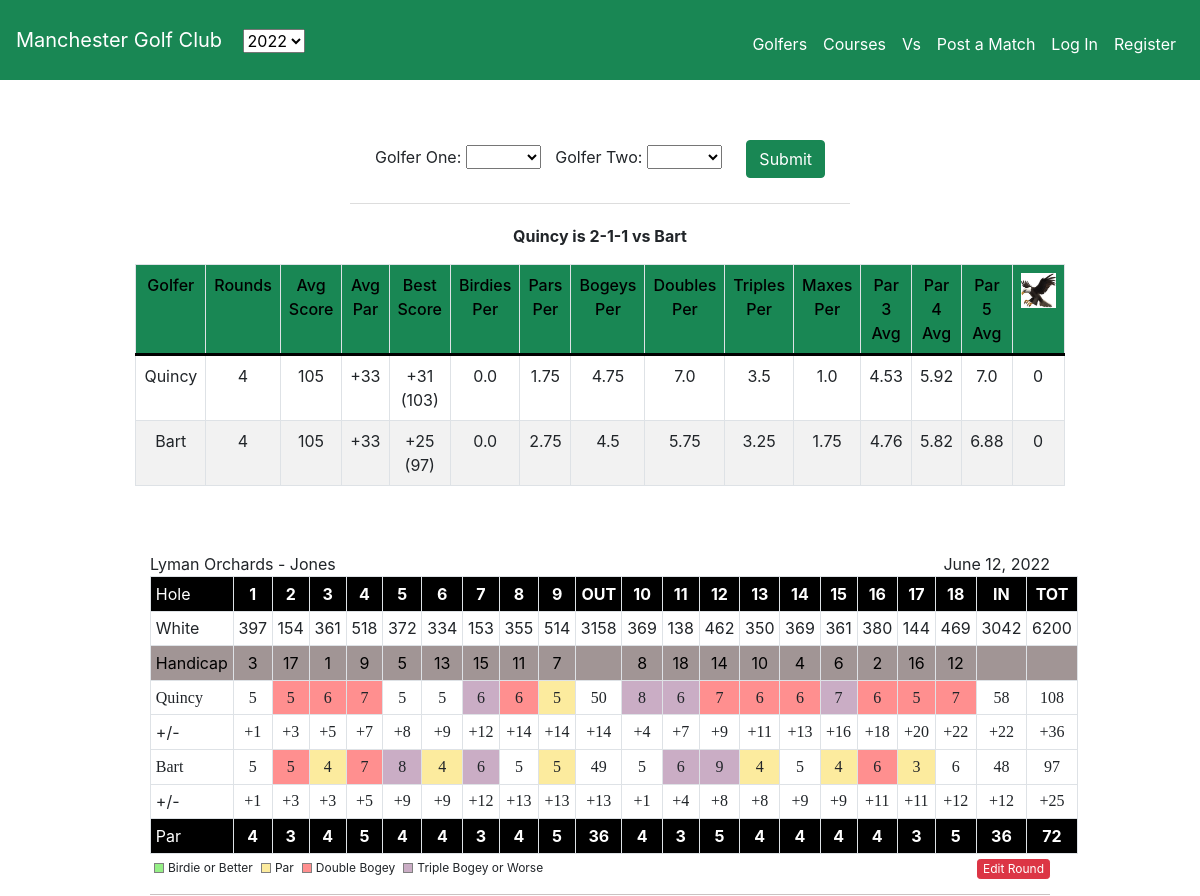
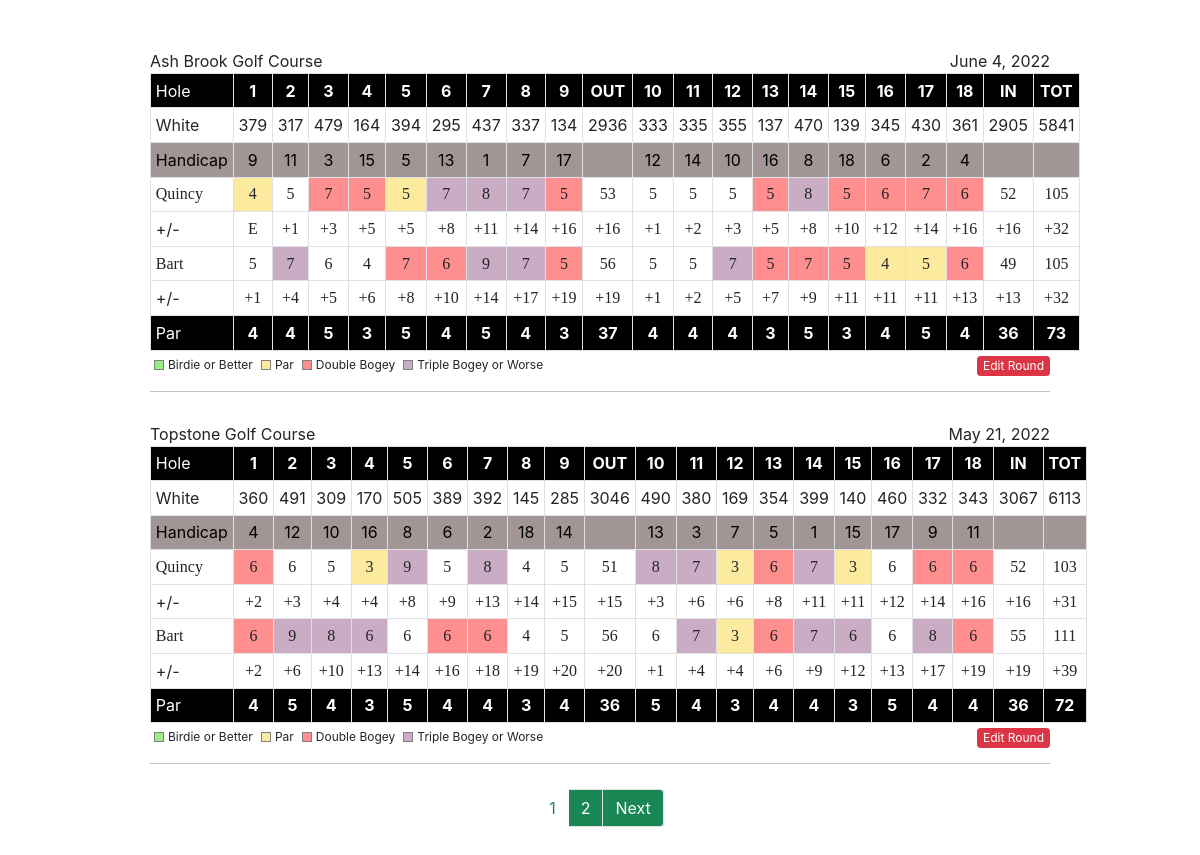
/vs/Quincy/Bart/, run on the app's committed database (2 pictures, top to bottom).
### golf/models.py (models this page shows, shortened)
class User(AbstractUser):
    has_rounds = models.BooleanField(default=False)
    def __str__(self):
        return f"{self.first_name}"

class Round(models.Model):
    golfer = models.ForeignKey(
        User, on_delete=models.CASCADE, related_name="users_rounds")
    course = models.ForeignKey(Course, on_delete=models.CASCADE)
    date = models.DateField()
    match = models.IntegerField(default=0)
    solo_round = models.BooleanField(default=False)

class Course(models.Model):
    name = models.CharField(max_length=50)
    WHITE = 'White'
    BLUE = 'Blue'
    RED = 'Red'
    BLACK = 'Black'
    TEE_CHOICES = [
        (WHITE, 'White'),
        (BLUE, 'Blue'),
        (RED, 'Red'),
        (BLACK, 'Black')
    ]
    tees = models.CharField(max_length=6, choices=TEE_CHOICES, default=WHITE)
    course_rating = models.DecimalField(max_digits=3, decimal_places=1)
    slope = models.IntegerField()
    front_par = models.IntegerField()
    back_par = models.IntegerField()
    par = models.IntegerField()
    front_yardage = models.IntegerField()
    back_yardage = models.IntegerField()
    yardage = models.IntegerField()
    abbreviation = models.CharField(max_length=10)
    def __str__(self):
        return f"{self.name}"

### golf/views.py (the view)
# urls.py: path("vs/<str:golfer1>/<str:golfer2>/", views.vs, name="2020_vs"),
def vs(request, golfer1, golfer2):
    if golfer1 == golfer2:
        message = "Must select two separate golfers."
        return render(request, "golf/error.html", {'message': message})
    all_golfers = User.objects.filter(has_rounds=True).order_by('first_name')
    golfer_one = User.objects.get(first_name=golfer1)
    golfer_two = User.objects.get(first_name=golfer2)
    golfer_one_rounds = Round.objects.filter(
        golfer=golfer_one, date__year=2022)
    golfer_two_rounds = Round.objects.filter(
        golfer=golfer_two, date__year=2022)
    if len(golfer_one_rounds) == 0 or len(golfer_two_rounds) == 0:
        message = 'The selected golfers have not played each other.'
        return render(request, "golf/error.html", {'message': message})
    golfer_one_match_ids = []
    golfer_two_match_ids = []
    for this_round in golfer_one_rounds:
        if this_round.match not in golfer_one_match_ids:
            golfer_one_match_ids.append(this_round.match)
    for this_round in golfer_two_rounds:
        if this_round.match not in golfer_two_match_ids:
            golfer_two_match_ids.append(this_round.match)
    cumulative_match_ids = []
    for id in golfer_one_match_ids:
        if id in golfer_two_match_ids:
            cumulative_match_ids.append(id)
    if len(cumulative_match_ids) == 0:
        message = 'The selected golfers have not played each other.'
        return render(request, "golf/error.html", {'message': message})
    golfer_one_rounds = \
        Round.objects.filter(golfer=golfer_one, date__year=2022,
                             match__in=cumulative_match_ids).order_by('-date')
    golfer_two_rounds = \
        Round.objects.filter(golfer=golfer_two, date__year=2022,
                             match__in=cumulative_match_ids).order_by('-date')
    golfer_one_stats = get_stats(golfer_one_rounds)
    golfer_two_stats = get_stats(golfer_two_rounds)
    both_golfers_rounds = [golfer_one_rounds, golfer_two_rounds]
    scorecards = get_vs_scorecards(both_golfers_rounds)
    match_checker = {'golfer_one_wins': 0, 'golfer_two_wins': 0, 'ties': 0}
    for scorecard in scorecards:
        if scorecard['strokes_one'][-1] < scorecard['strokes_two'][-1]:
            match_checker['golfer_one_wins'] += 1
        elif scorecard['strokes_one'][-1] > scorecard['strokes_two'][-1]:
            match_checker['golfer_two_wins'] += 1
        else:
            match_checker['ties'] += 1
    golfer_one_wins = match_checker['golfer_one_wins']
    golfer_two_wins = match_checker['golfer_two_wins']
    ties = match_checker['ties']
    if golfer_one_wins >= golfer_two_wins:
        winner = f"{golfer_one} is {golfer_one_wins}"
        loser = f"-{golfer_two_wins}-{ties} vs {golfer_two}"
        record = winner + loser
    else:
        winner = f"{golfer_two} is {golfer_two_wins}"
        loser = f"-{golfer_one_wins}-{ties} vs {golfer_one}"
        record = winner + loser
    if golfer_one_stats[2] > golfer_two_stats[2]:
        buffer = golfer_one_stats
        golfer_one_stats = golfer_two_stats
        golfer_two_stats = buffer
    scorecards = Paginator(scorecards, 3)
    page_number = request.GET.get('page')
    this_page_scorecard = scorecards.get_page(page_number)
    context = {'stats_one': golfer_one_stats, 'stats_two': golfer_two_stats,
               'scorecards': this_page_scorecard,
               'course_length': range(1, 10), 'all_golfers': all_golfers,
               'golfer_one': golfer_one, 'golfer_two': golfer_two,
               'record': record}
    return render(request, "golf/vs.html", context)

### golf/helpers.py (called while the page is built)
def par_shift(score: int) -> str:
    if score > 0:
        return f"+{score}"
    elif score == 0:
        return "E"
    else:
        return str(score)

### golf/templates/golf/vs.html (shortened to what this page needs)
{% extends "golf/layout.html" %}
{% load static %}
{% block main %}
<div id="vs-selector" class="container-sm">
    <div class="grid">
        <div>
            <label for="golfer-name-one" id="golfer-label">Golfer One: </label>
            <select name="golfer-name-one" id="golfer-name-one">
            </select>
            <label for="golfer-name-two" id="golfer-label">Golfer Two: </label>
            <select name="golfer-name-two" id="golfer-name-two">
            </select>
            <button id="vs-submit-button" type="submit" class="btn btn-success btn-med">Submit</button>
        </div>
    </div>
</div>
<p><strong>{{ record }}</strong></p>
<table id="stats" class="table table-bordered standings">
    <thead class="success">
        <tr class="stats-header">
            <td class="stat">Golfer</td>
            <td class="stat">Rounds</td>
            <td class="stat">Avg Score</td>
            <td class="stat">Avg Par</td>
            <td class="stat">Best Score</td>
            <td class="stat">Birdies Per</td>
            <td class="stat">Pars Per</td>
            <td class="stat">Bogeys Per</td>
            <td class="stat">Doubles Per</td>
            <td class="stat">Triples Per</td>
            <td class="stat">Maxes Per</td>
            <td class="stat">Par 3 Avg</td>
            <td class="stat">Par 4 Avg</td>
            <td class="stat">Par 5 Avg</td>
            <td class="stat"><img src="{% static 'golf/eagle.png' %}" alt="eagle" width=35 height=35></td>
        </tr>
    </thead>
    <tr>
        {% for stat in stats_one %}
        <td class="stat">{{ stat }}</td>
        {% endfor %}
    </tr>
    <tr>
        {% for stat in stats_two %}
        <td class="stat">{{ stat }}</td>
        {% endfor %}
    </tr>
</table>
<div id="content" class="container-sm">
    {% for scorecard in scorecards %}
    <div id="scorecard" class="scorecard-view">
        <p class="scorecard-course-name">{{ scorecard.round.course }}</p>
        <p class="scorecard-course-date">{{ scorecard.round.date }}</p>
        <table class="table table-sm table-bordered scorecard-table">
            <tr class="holes-row">
                <th class="scorecard-header">Hole</th>
                {% for i in course_length %}
                <th>{{ i }}</th>
                {% endfor %}
                <th>OUT</th>
                {% for i in course_length %}
                <th>{{ i|add:"9" }}</th>
                {% endfor %}
                <th>IN</th>
                <th>TOT</th>
            </tr>
            <tr class="yardages-row">
                <td class="scorecard-header">{{ scorecard.course.tees }}</td>
                {% for yard in scorecard.yardages|slice:"0:9" %}
                <td>{{ yard }}</td>
                {% endfor %}
                <td>{{ scorecard.course.front_yardage }}</td>
                {% for yard in scorecard.yardages|slice:"9:" %}
                <td>{{ yard }}</td>
                {% endfor %}
                <td>{{ scorecard.course.back_yardage }}</td>
                <td>{{ scorecard.course.yardage }}</td>
            </tr>
            <tr class="handicap-row">
                <td class="scorecard-header">Handicap</td>
                {% for handicap in scorecard.handicaps|slice:":9" %}
                <td>{{ handicap }}</td>
                {% endfor %}
                <td></td>
                {% for handicap in scorecard.handicaps|slice:"9:" %}
                <td>{{ handicap }}</td>
                {% endfor %}
                <td></td>
                <td></td>
            </tr>
            <tr class="handwritten-score strokes">
                <td class="scorecard-header">{{ golfer_one.first_name }}</td>
                {% for stroke, score in scorecard.zipped_scores_one %}
                {% if score >= 3 %}
                <td class="triple-bogey-or-worse">{{ stroke }}</td>
                {% elif score == 2 %}
                <td class="double-bogey">{{ stroke }}</td>
                {% elif score == 0 %}
                <td class="par">{{ stroke }}</td>
                {% elif score < 0 %} <td class="birdie-or-better">{{ stroke }}</td>
                    {% else %}
                    <td class="bogey">{{ stroke }}</td>
                    {% endif %}
                    {% endfor %}
            </tr>
            <tr>
                <td class="scorecard-header">+/-</td>
                {% for par in scorecard.to_pars_one %}
                <td class="handwritten-score bogey">{{ par }}</td>
                {% endfor %}
            </tr>
            <tr class="handwritten-score strokes">
                <td class="scorecard-header">{{ golfer_two.first_name }}</td>
                {% for stroke, score in scorecard.zipped_scores_two %}
                {% if score >= 3 %}
                <td class="triple-bogey-or-worse">{{ stroke }}</td>
                {% elif score == 2 %}
                <td class="double-bogey">{{ stroke }}</td>
                {% elif score == 0 %}
                <td class="par">{{ stroke }}</td>
                {% elif score < 0 %} <td class="birdie-or-better">{{ stroke }}</td>
                    {% else %}
                    <td class="bogey">{{ stroke }}</td>
                    {% endif %}
                    {% endfor %}
            </tr>
            <tr>
                <td class="scorecard-header">+/-</td>
                {% for par in scorecard.to_pars_two %}
                <td class="handwritten-score bogey">{{ par }}</td>
                {% endfor %}
            </tr>
            <tr class="holes-row">
                <td class="scorecard-header">Par</td>
                {% for par in scorecard.pars|slice:":9" %}
                <td>{{ par }}</td>
                {% endfor %}
                <td>{{ scorecard.course.front_par }}</td>
                {% for par in scorecard.pars|slice:"9:" %}
                <td>{{ par }}</td>
                {% endfor %}
                <td>{{ scorecard.course.back_par }}</td>
                <td>{{ scorecard.course.par }}</td>
            </tr>
        </table>
        <form action="{% url 'edit' scorecard.round.match %}">
            <button class="btn btn-danger btn-sm" type="submit" id="edit-round" value="Edit Round">Edit Round</button>
        </form>
        <div class="score-key">
            <div class="birdie-key">
                <div class="birdie-box"></div>
                <span class="score-label">Birdie or Better</span>
            </div>
            <div class="par-key">
                <div class="par-box"></div>
                <span class="score-label">Par</span>
            </div>
            <div class="double-bogey-key">
                <div class="double-bogey-box"></div>
                <span class="score-label">Double Bogey</span>
            </div>
            <div class="triple-or-worse-key">
                <div class="triple-or-worse-box"></div>
                <span class="score-label">Triple Bogey or Worse</span>
            </div>
        </div>
    </div>
</div>
{% endfor %}
{% if scorecards.paginator.num_pages > 1 %}
<nav aria-label="scorecard-pages" class="rounds-paginator">
    <ul class="pagination">
        <li class="page-item active" aria-current="page">
            <a class="page-link" href="?page={{ scorecards.number }}">
                {{ scorecards.number }}</a>
        </li>
        {% if scorecards.has_next %}
        <li class="page-item">
            <a class="page-link" href="?page={{ scorecards.next_page_number }}">
                {{scorecards.next_page_number }}
            </a>
        </li>
        {% endif %}
        {% if scorecards.has_next %}
        <li class="page-item">
            <a class="page-link" href="?page={{ scorecards.next_page_number }}">Next</a>
        </li>
        {% endif %}
    </ul>
</nav>
{% endif %}
{% endblock %}

### golf/static/golf/styles.css (style rules this page uses)
.grid { display: grid; place-items: center; padding: 15px; }
.scorecard-view { margin: 0 auto; width: 900px; font-size: medium; text-align: center; padding-top: 30px; padding-bottom: 15px; border-bottom: #cac2c2 1px solid; }
.holes-row { color: white; background-color: black; text-align: center; font-weight: bold; }
.yardages-row { text-align: center; }
.handicap-row { text-align: center; color: black; background-color: rgb(161, 149, 149); }
.scorecard-header { text-align: left; font-weight: 400; }
input, button { padding: 7px; }
button { margin: 10px; }
td, th { padding: 5px; border-style: solid; border-color: gray; border-width: 1px; }
th { width: 100px; }
td.triple-bogey-or-worse { background-color: #caadc5; text-align: center; }
td.par { background-color: #fceb9e; text-align: center; }
td.double-bogey { background-color: #ff8f8f; text-align: center; }
td.bogey { text-align: center; }
.handwritten-score { font-family: ink free; font-weight: semibold; }
.scorecard-course-name { margin: 0px; float: left; }
.scorecard-course-date { margin: 0px; float: right; }
.standings tr:nth-of-type(even) { background-color: #f2f2f2; }
.stats-header { color: black; background-color: #198754; font-weight: 500; text-align: center; border-bottom: 3px solid black; }
td.stat { text-align: center; padding: 8px; }
#stats, #averages { padding: 25px; width: 75%; border: 0px; }
#content { margin: 20px; }
#course-selector, #vs-selector { border-bottom: 1px solid #DDDDDD; place-items: center normal; margin: 20px; }
#golfer-label { margin-left: 10px; }
#vs-submit-button { margin-left: 20px; background-color: #198754; border-color: #198754; }
.pagination>li>a { background-color: #198754; color: white; }
.page-item.active .page-link { color: #198754; background-color: white; border: solid 1px white; }
.rounds-paginator { margin-top: 25px; margin-bottom: 50px; }
.birdie-box, .par-box, .double-bogey-box, .triple-or-worse-box { width: 10px; height: 10px; border: solid 1px grey; float: left; margin-top: 4px; margin-right: 4px; }
.birdie-box { background-color: #95ef86; }
.par-box { background-color: #fceb9e; }
.double-bogey-box { background-color: #ff8f8f; }
.triple-or-worse-box { background-color: #caadc5; }
.score-label { font-size: 12px; float: left; }
.score-key { width: 75%; display: flex; margin-right: 0px; }
.birdie-key, .par-key, .double-bogey-key, .triple-or-worse-key { height: 20px; text-align: left; margin-left: 4px; margin-right: 4px; }
.scorecard-table { margin-bottom: 5px; }
#edit-round { float: right; margin: 0px; height: 20px; font-size: 12px; padding: 5px; padding-top: 0px; }

### data on the page
User: first_name "Quincy"
User: first_name "Bart"
Round: round.course "Lyman Orchards - Jones", round "June 12, 2022", course_length "1" "2" "3" "4" "5" "6" "7" "8" "9", course_length "10" "11" "12" "13" "14" "15" "16" "17" "18", course.tees "White", yardages "397" "154" "361" "518" "372" "334" "153" "355" "514", course.front_yardage "3158", yardages "369" "138" "462" "350" "369" "361" "380" "144" "469", course.back_yardage "3042", course.yardage "6200", handicaps "3" "17" "1" "9" "5" "13" "15" "11" "7", handicaps "8" "18" "14" "10" "4" "6" "2" "16" "12", zipped_scores_one "5" "5" "5" "50" "58" "108", zipped_scores_one "5" "6" "7" "6" "7" "6" "6" "6" "5" "7", zipped_scores_one "6" "8" "6" "7", zipped_scores_one "5", to_pars_one "+1" "+3" "+5" "+7" "+8" "+9" "+12" "+14" "+14" "+14" "+4" "+7" "+9" "+11" "+13" "+16" "+18" "+20" "+22" "+22" "+36", zipped_scores_two "5" "5" "49" "5" "5" "6" "48" "97", zipped_scores_two "5" "7" "6", zipped_scores_two "4" "4" "5" "4" "4" "3", zipped_scores_two "8" "6" "6" "9", to_pars_two "+1" "+3" "+3" "+5" "+9" "+9" "+12" "+13" "+13" "+13" "+1" "+4" "+8" "+8" "+9" "+9" "+11" "+11" "+12" "+12" "+25", pars "4" "3" "4" "5" "4" "4" "3" "4" "5", course.front_par "36", pars "4" "3" "5" "4" "4" "4" "4" "3" "5", course.back_par "36", course.par "72"
Round: round.course "Ash Brook Golf Course", round "June 4, 2022", course_length "1" "2" "3" "4" "5" "6" "7" "8" "9", course_length "10" "11" "12" "13" "14" "15" "16" "17" "18", course.tees "White", yardages "379" "317" "479" "164" "394" "295" "437" "337" "134", course.front_yardage "2936", yardages "333" "335" "355" "137" "470" "139" "345" "430" "361", course.back_yardage "2905", course.yardage "5841", handicaps "9" "11" "3" "15" "5" "13" "1" "7" "17", handicaps "12" "14" "10" "16" "8" "18" "6" "2" "4", zipped_scores_one "4" "5", zipped_scores_one "5" "53" "5" "5" "5" "52" "105", zipped_scores_one "7" "5" "5" "5" "5" "6" "7" "6", zipped_scores_one "7" "8" "7" "8", to_pars_one "E" "+1" "+3" "+5" "+5" "+8" "+11" "+14" "+16" "+16" "+1" "+2" "+3" "+5" "+8" "+10" "+12" "+14" "+16" "+16" "+32", zipped_scores_two "5" "6" "4" "56" "5" "5" "49" "105", zipped_scores_two "7" "9" "7" "7", zipped_scores_two "7" "6" "5" "5" "7" "5" "6", zipped_scores_two "4" "5", to_pars_two "+1" "+4" "+5" "+6" "+8" "+10" "+14" "+17" "+19" "+19" "+1" "+2" "+5" "+7" "+9" "+11" "+11" "+11" "+13" "+13" "+32", pars "4" "4" "5" "3" "5" "4" "5" "4" "3", course.front_par "37", pars "4" "4" "4" "3" "5" "3" "4" "5" "4", course.back_par "36", course.par "73"
Round: round.course "Topstone Golf Course", round "May 21, 2022", course_length "1" "2" "3" "4" "5" "6" "7" "8" "9", course_length "10" "11" "12" "13" "14" "15" "16" "17" "18", course.tees "White", yardages "360" "491" "309" "170" "505" "389" "392" "145" "285", course.front_yardage "3046", yardages "490" "380" "169" "354" "399" "140" "460" "332" "343", course.back_yardage "3067", course.yardage "6113", handicaps "4" "12" "10" "16" "8" "6" "2" "18" "14", handicaps "13" "3" "7" "5" "1" "15" "17" "9" "11", zipped_scores_one "6" "6" "6" "6", zipped_scores_one "6" "5" "5" "4" "5" "51" "6" "52" "103", zipped_scores_one "3" "3" "3", zipped_scores_one "9" "8" "8" "7" "7", to_pars_one "+2" "+3" "+4" "+4" "+8" "+9" "+13" "+14" "+15" "+15" "+3" "+6" "+6" "+8" "+11" "+11" "+12" "+14" "+16" "+16" "+31", zipped_scores_two "6" "6" "6" "6" "6", zipped_scores_two "9" "8" "6" "7" "7" "6" "8", zipped_scores_two "6" "4" "5" "56" "6" "6" "55" "111", zipped_scores_two "3", to_pars_two "+2" "+6" "+10" "+13" "+14" "+16" "+18" "+19" "+20" "+20" "+1" "+4" "+4" "+6" "+9" "+12" "+13" "+17" "+19" "+19" "+39", pars "4" "5" "4" "3" "5" "4" "4" "3" "4", course.front_par "36", pars "5" "4" "3" "4" "4" "3" "5" "4" "4", course.back_par "36", course.par "72"

### other printed values
{{ record }} "Quincy is 2-1-1 vs Bart"
{{ stat }} "4" "105" "+33" "+31 (103)" "0.0" "1.75" "4.75" "7.0" "3.5" "1.0" "4.53" "5.92" "7.0" "0"
{{ stat }} "4" "105" "+33" "+25 (97)" "0.0" "2.75" "4.5" "5.75" "3.25" "1.75" "4.76" "5.82" "6.88" "0"
{{ scorecards.number }} "1"
{{ scorecards.next_page_number }} "2"
